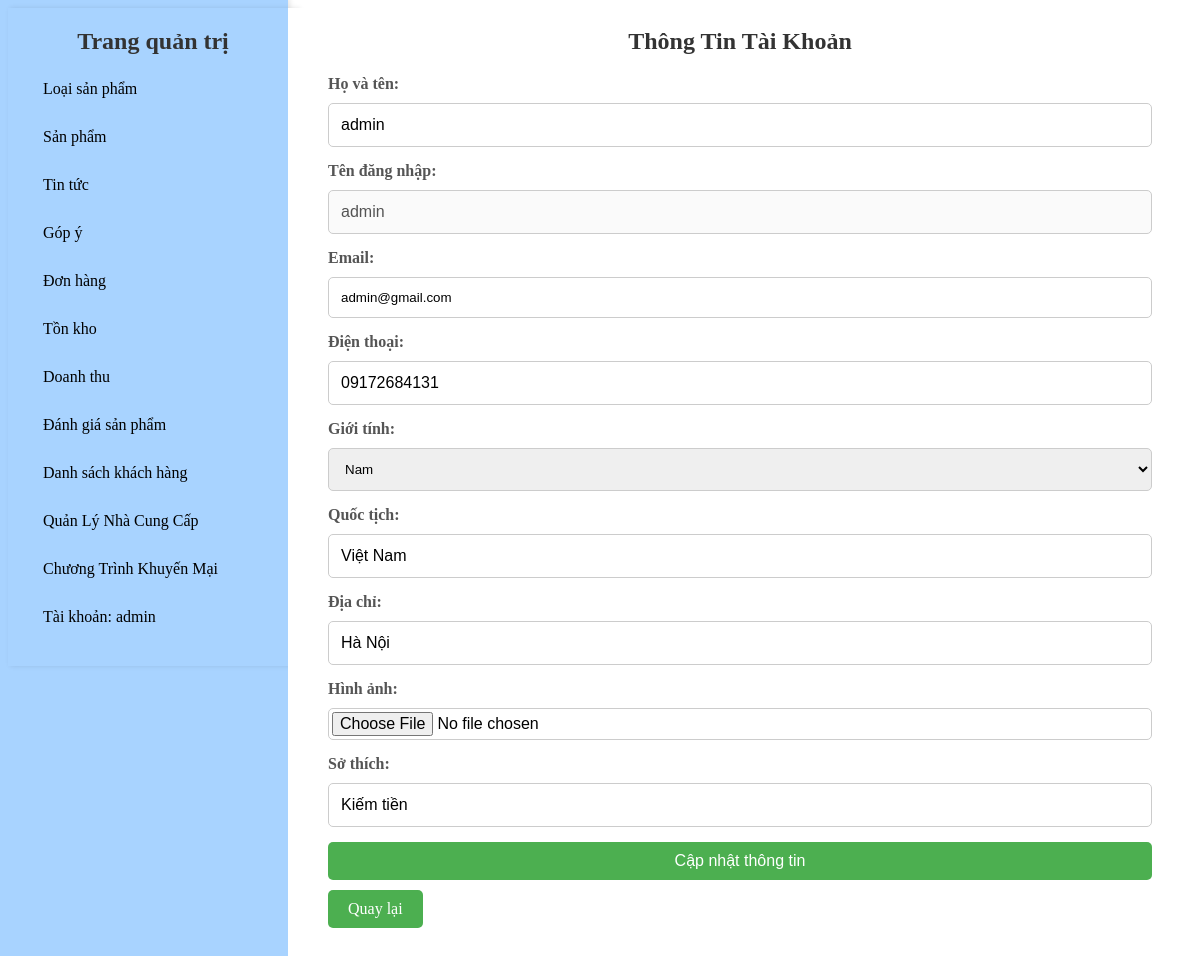
/Login/ThongTinTaiKhoan/admin (signed in), run on the app's committed database.
### tables this page shows
CREATE TABLE `danhkithanhvien` (
  `FullName` varchar(50) NOT NULL,
  `UserName` varchar(50) NOT NULL,
  `PassWord` varchar(50) NOT NULL,
  `Email` varchar(50) NOT NULL,
  `DienThoai` varchar(11) NOT NULL,
  `GioiTinh` varchar(10) NOT NULL,
  `QuocTich` varchar(20) NOT NULL,
  `DiaChi` varchar(50) NOT NULL,
  `HinhAnh` varchar(100) NOT NULL,
  `SoThich` varchar(200) NOT NULL,
  `Level` varchar(50) NOT NULL
);

### mvc/core/Controller.php (called while the page is built, shortened)
<?php
class Controller{
    public function model($model){
        return new $model;
    }
    public function view($view, $data=[]){
        require_once "./mvc/views/".$view.".php";
    }
}
?>

### mvc/core/App.php (called while the page is built, shortened)
<?php
class App{
    protected $action="getShow";
    function __construct(){
        $arr = $this->UrlProcess();
        if( file_exists("./mvc/controllers/".$arr[0].".php") ){
            unset($arr[0]);
        }
        $this->controller = new $this->controller;
        if(isset($arr[1])){
            if( method_exists( $this->controller , $arr[1]) ){
                $this->action = $arr[1];
            }
            unset($arr[1]);
        }
        $this->params = $arr?array_values($arr):[];
        call_user_func_array([$this->controller, $this->action], $this->params );
    }
    function UrlProcess(){
        if( isset($_GET["url"]) ){
            return explode("/", filter_var(trim($_GET["url"], "/")));
        }
    }
}
?>

### index.php (called while the page is built, shortened)
<?php
$myApp = new App();
?>

### mvc/core/DB.php (called while the page is built, shortened)
<?php
class DB {
    public function __construct(){
        $host = "localhost";
        $dbname = "phukiengiangday";
        $username = "root";
        $password = "";
        try {
            $dsn = "mysql:host=$host;dbname=$dbname;charset=utf8mb4";
            $this->con = new PDO($dsn, $username, $password);
        } catch (PDOException $e) {
            echo "Connection failed: " . $e->getMessage();
        }
    }
}

### mvc/models/LoginModel.php (called while the page is built, shortened)
<?php
class LoginModel extends DB {
    public function getUser($user) {
        $sql = "SELECT * FROM danhkithanhvien WHERE UserName = :user";
        $stmt = $this->con->prepare($sql);
        $stmt->bindParam(':user', $user);
        $stmt->execute();
        return $stmt->fetch(PDO::FETCH_ASSOC);
    }
}
?>

### mvc/views/admin/ThongTinTaiKhoan.php (the view, shortened to what this page needs)
<body>
    <div class="content">
        <h2>Thông Tin Tài Khoản</h2>
        <form action="<?php echo BASE_URL . 'Login/update'; ?>" method="POST" enctype="multipart/form-data">
        <div class="account-info">
                <div class="form-group">
                    <label>Họ và tên:</label>
                    <input type="text" name="FullName" value="<?php echo htmlspecialchars($data['FullName']); ?>" required>
                </div>
                <div class="form-group">
                    <label>Tên đăng nhập:</label>
                    <input type="text" name="UserName" value="<?php echo htmlspecialchars($data['UserName']); ?>" readonly disabled>
                </div>
                <div class="form-group">
                    <label>Email:</label>
                    <input type="email" name="Email" value="<?php echo htmlspecialchars($data['Email']); ?>" required>
                </div>
                <div class="form-group">
                    <label>Điện thoại:</label>
                    <input type="text" name="DienThoai" value="<?php echo htmlspecialchars($data['DienThoai']); ?>" required>
                </div>
                <div class="form-group">
                    <label>Giới tính:</label>
                    <select name="GioiTinh" required>
                        <option value="Nam" <?php echo ($data['GioiTinh'] == 'Nam') ? 'selected' : ''; ?>>Nam</option>
                    </select>
                </div>
                <div class="form-group">
                    <label>Quốc tịch:</label>
                    <input type="text" name="QuocTich" value="<?php echo htmlspecialchars($data['QuocTich']); ?>" required>
                </div>
                <div class="form-group">
                    <label>Địa chỉ:</label>
                    <input type="text" name="DiaChi" value="<?php echo htmlspecialchars($data['DiaChi']); ?>" required>
                </div>
                <div class="form-group">
                    <label>Hình ảnh:</label>
                    <?php if (!empty($data['HinhAnh'])): ?>
                        <img src="<?php echo BASE_URL . 'public/images/' . htmlspecialchars($data['HinhAnh']); ?>" alt="Hình ảnh khách hàng" class="account-image">
                        <input type="file" name="HinhAnh" accept="image/*">
                    <?php else: ?>
                        <input type="file" name="HinhAnh" accept="image/*">
                    <?php endif; ?>
                </div>
                <div class="form-group">
                    <label>Sở thích:</label>
                    <input type="text" name="SoThich" value="<?php echo htmlspecialchars($data['SoThich']); ?>" required>
                </div>
                <button type="submit" class="details-button">Cập nhật thông tin</button>
            </div>
        </form>
        <a href="<?php echo BASE_URL . 'Admin'; ?>" class="details-button">Quay lại</a>
        </div>
</body>

### public/styles/stylequantri.css (style rules this page uses)
.content { flex-grow: 1; background: #fff; padding: 20px; overflow-y: auto; }
form { display: flex; flex-direction: column; gap: 15px; }
label { font-weight: bold; margin-bottom: 5px; }
input[type="text"], input[type="number"], input[type="file"], input[type="date"], textarea { padding: 10px; font-size: 16px; border: 1px solid #ddd; border-radius: 5px; width: 100%; }
h1, h2 { margin-top: -20px; text-align: center; color: #333; margin-bottom: 20px; }
.details-button { display: inline-block; padding: 10px 20px; background-color: #4CAF50; color: white; text-align: center; text-decoration: none; font-size: 16px; border-radius: 5px; margin-bottom: 10px; transition: background-color 0.3s, color 0.3s, border 0.3s; }
label { display: block; margin-bottom: 5px; color: #555; font-weight: bold; }
input, select { width: 100%; padding: 10px; margin: 5px 0 15px; box-sizing: border-box; border: 1px solid #ccc; border-radius: 4px; }
input, input[type="text"], input[type="number"], input[type="date"], textarea, input[type="file"], select { width: 100%; padding: 12px; margin: 5px 0 15px; border: 1px solid #ccc; border-radius: 5px; box-sizing: border-box; transition: border-color 0.3s; }
input[type="file"] { padding: 3px; }
button { width: 100%; padding: 12px; background-color: #28a745; color: white; border: none; border-radius: 5px; cursor: pointer; font-size: 16px; transition: background-color 0.3s; }

### data on the page
danhkithanhvien: FullName "admin", UserName "admin", Email "admin@gmail.com", DienThoai "09172684131", GioiTinh "Nam", QuocTich "Việt Nam", DiaChi "Hà Nội", SoThich "Kiếm tiền"

### other printed values
$_SESSION['user'] "admin"
